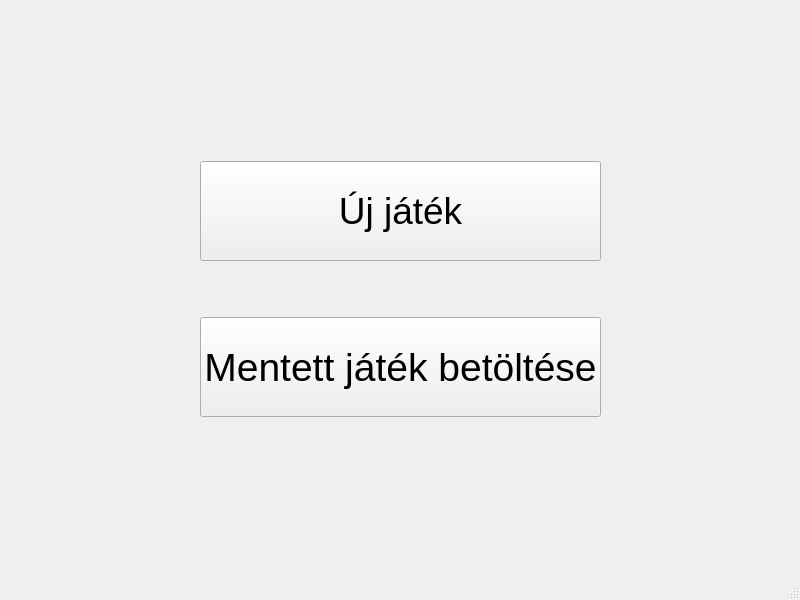
<?xml version="1.0" encoding="UTF-8"?>
<ui version="4.0">
 <class>MainWindow</class>
 <widget class="QMainWindow" name="MainWindow">
  <property name="geometry">
   <rect>
    <x>0</x>
    <y>0</y>
    <width>800</width>
    <height>600</height>
   </rect>
  </property>
  <property name="windowTitle">
   <string>MainWindow</string>
  </property>
  <widget class="QWidget" name="centralwidget">
   <layout class="QHBoxLayout" name="horizontalLayout_2">
    <item>
     <layout class="QHBoxLayout" name="horizontalLayout">
      <item>
       <spacer name="horizontalSpacer">
        <property name="orientation">
         <enum>Qt::Horizontal</enum>
        </property>
        <property name="sizeHint" stdset="0">
         <size>
          <width>40</width>
          <height>20</height>
         </size>
        </property>
       </spacer>
      </item>
      <item>
       <layout class="QVBoxLayout" name="verticalLayout">
        <item>
         <spacer name="verticalSpacer_5">
          <property name="orientation">
           <enum>Qt::Vertical</enum>
          </property>
          <property name="sizeHint" stdset="0">
           <size>
            <width>20</width>
            <height>40</height>
           </size>
          </property>
         </spacer>
        </item>
        <item>
         <spacer name="verticalSpacer">
          <property name="orientation">
           <enum>Qt::Vertical</enum>
          </property>
          <property name="sizeHint" stdset="0">
           <size>
            <width>20</width>
            <height>40</height>
           </size>
          </property>
         </spacer>
        </item>
        <item>
         <spacer name="verticalSpacer_7">
          <property name="orientation">
           <enum>Qt::Vertical</enum>
          </property>
          <property name="sizeHint" stdset="0">
           <size>
            <width>20</width>
            <height>40</height>
           </size>
          </property>
         </spacer>
        </item>
        <item>
         <widget class="QPushButton" name="pushButton">
          <property name="enabled">
           <bool>true</bool>
          </property>
          <property name="minimumSize">
           <size>
            <width>0</width>
            <height>100</height>
           </size>
          </property>
          <property name="maximumSize">
           <size>
            <width>16777215</width>
            <height>16777215</height>
           </size>
          </property>
          <property name="baseSize">
           <size>
            <width>0</width>
            <height>0</height>
           </size>
          </property>
          <property name="font">
           <font>
            <pointsize>28</pointsize>
           </font>
          </property>
          <property name="text">
           <string>Új játék</string>
          </property>
         </widget>
        </item>
        <item>
         <spacer name="verticalSpacer_2">
          <property name="orientation">
           <enum>Qt::Vertical</enum>
          </property>
          <property name="sizeHint" stdset="0">
           <size>
            <width>20</width>
            <height>40</height>
           </size>
          </property>
         </spacer>
        </item>
        <item>
         <widget class="QPushButton" name="pushButton_2">
          <property name="minimumSize">
           <size>
            <width>0</width>
            <height>100</height>
           </size>
          </property>
          <property name="font">
           <font>
            <pointsize>29</pointsize>
           </font>
          </property>
          <property name="text">
           <string>Mentett játék betöltése</string>
          </property>
         </widget>
        </item>
        <item>
         <spacer name="verticalSpacer_3">
          <property name="orientation">
           <enum>Qt::Vertical</enum>
          </property>
          <property name="sizeHint" stdset="0">
           <size>
            <width>20</width>
            <height>40</height>
           </size>
          </property>
         </spacer>
        </item>
        <item>
         <spacer name="verticalSpacer_6">
          <property name="orientation">
           <enum>Qt::Vertical</enum>
          </property>
          <property name="sizeHint" stdset="0">
           <size>
            <width>20</width>
            <height>40</height>
           </size>
          </property>
         </spacer>
        </item>
        <item>
         <spacer name="verticalSpacer_4">
          <property name="orientation">
           <enum>Qt::Vertical</enum>
          </property>
          <property name="sizeHint" stdset="0">
           <size>
            <width>20</width>
            <height>40</height>
           </size>
          </property>
         </spacer>
        </item>
       </layout>
      </item>
      <item>
       <spacer name="horizontalSpacer_2">
        <property name="orientation">
         <enum>Qt::Horizontal</enum>
        </property>
        <property name="sizeHint" stdset="0">
         <size>
          <width>40</width>
          <height>20</height>
         </size>
        </property>
       </spacer>
      </item>
     </layout>
    </item>
   </layout>
  </widget>
  <widget class="QMenuBar" name="menubar">
   <property name="geometry">
    <rect>
     <x>0</x>
     <y>0</y>
     <width>800</width>
     <height>21</height>
    </rect>
   </property>
  </widget>
  <widget class="QStatusBar" name="statusbar"/>
 </widget>
 <resources/>
 <connections/>
</ui>
